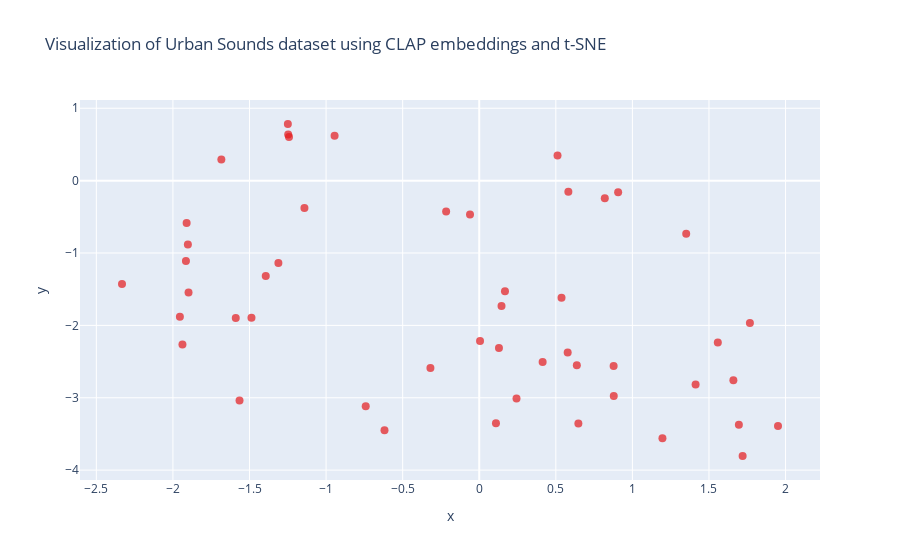

Notebook code cell kept with this figure:
### Code cell
import plotly.express as px
import numpy as np

# Assuming you have a list of class labels corresponding to each point
# If you don't have this, you'll need to create it based on your data
#class_labels = labelnames_list  # Your list of class labels here, should be same length as embeddings_2d

# Create a color map for the 9 classes
color_map = px.colors.qualitative.Set1[:9]

fig = px.scatter(
    x=embeddings_2d[:, 0],
    y=embeddings_2d[:, 1],
    #color=class_labels,
    color_discrete_sequence=color_map,
    opacity=0.7,
    title='Visualization of Urban Sounds dataset using CLAP embeddings and t-SNE',
    #labels={'color': 'Class'}
)

fig.update_traces(marker=dict(size=8))

fig.show()

### Figure 1 — Plotly figure (JSON) as saved in the notebook; plotly's stock layout.template omitted (floating-point values rounded to 4 significant figures)
{"data": [{"hovertemplate": "x=%{x}<br>y=%{y}<extra></extra>", "legendgroup": "", "marker": {"color": "rgb(228,26,28)", "opacity": 0.7, "size": 8, "symbol": "circle"}, "mode": "markers", "name": "", "orientation": "v", "showlegend": false, "type": "scatter", "x": [-1.565, -1.59, -1.911, -1.938, -0.6185, -1.247, -1.25, -1.902, -1.684, -1.915, -1.898, -1.955, -0.7412, -1.487, -2.332, -0.9444, -1.242, -1.141, -1.311, -1.394, 0.8198, 0.8774, -0.06026, 0.5373, -0.2161, 1.767, 0.5112, 1.558, 0.907, 0.5818, 1.351, 0.1455, 0.5775, 0.6372, 0.6472, -0.3187, 0.2434, 1.196, 0.414, 1.695, 0.8784, 0.168, 1.659, 1.72, 0.005244, 0.1092, 1.951, 0.1288, 1.413], "xaxis": "x", "y": [-3.039, -1.898, -0.5837, -2.263, -3.45, 0.6388, 0.7825, -0.8824, 0.2908, -1.109, -1.547, -1.882, -3.116, -1.896, -1.427, 0.6203, 0.603, -0.3798, -1.14, -1.318, -0.2442, -2.562, -0.4682, -1.617, -0.4251, -1.968, 0.3472, -2.236, -0.1609, -0.152, -0.7351, -1.731, -2.374, -2.552, -3.356, -2.588, -3.009, -3.56, -2.507, -3.373, -2.977, -1.53, -2.76, -3.805, -2.217, -3.354, -3.391, -2.312, -2.818], "yaxis": "y"}], "layout": {"legend": {"tracegroupgap": 0}, "title": {"text": "Visualization of Urban Sounds dataset using CLAP embeddings and t-SNE"}, "xaxis": {"anchor": "y", "domain": [0, 1], "title": {"text": "x"}}, "yaxis": {"anchor": "x", "domain": [0, 1], "title": {"text": "y"}}}}
